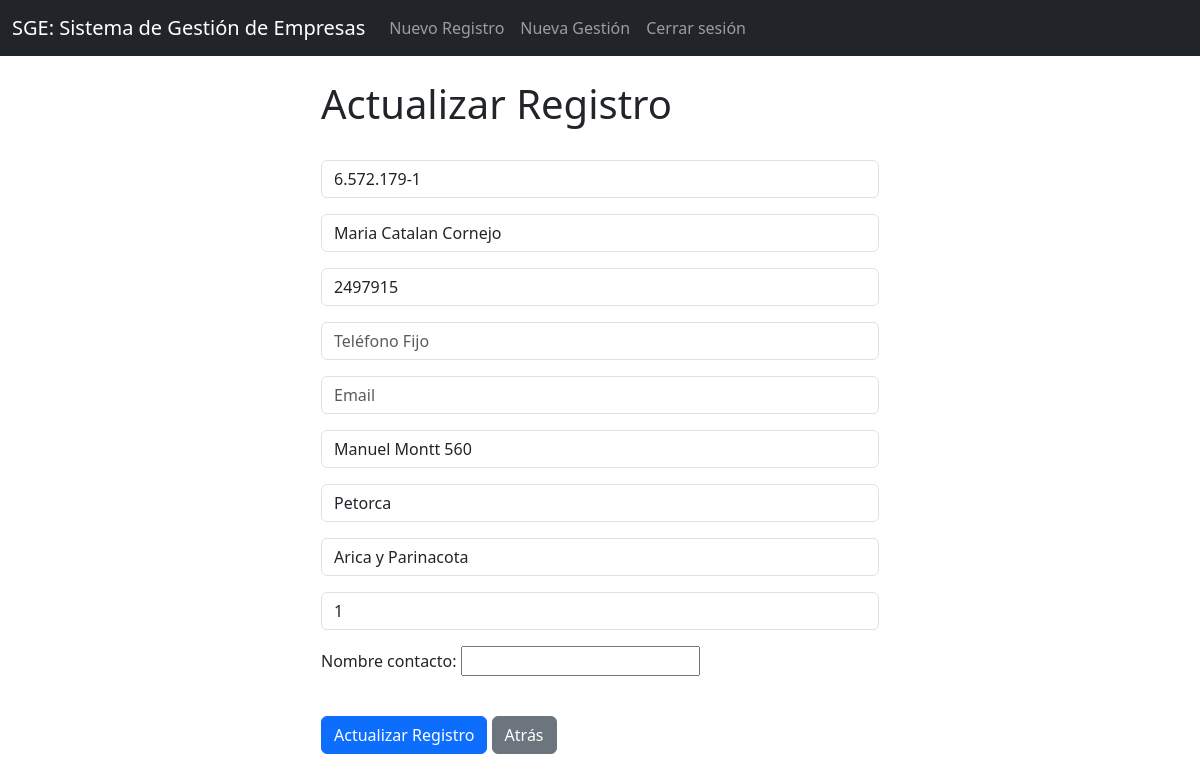
The app's page /update_record/4 (signed in) with its own data.
### website/models.py (models this page shows, shortened)
class Empresa(models.Model):
	id_empleador = models.CharField(max_length=15)
	razon_social = models.CharField(max_length=50, null=True)
	celular = models.IntegerField(null=True)
	telefono = models.IntegerField(null=True)
	email =  models.EmailField(max_length=50, null=True)
	direccion =  models.CharField(max_length=100, null=True)
	comuna =  models.CharField(max_length=50, null=True)
	region =  models.CharField(max_length=30, null=True)
	cant_afiliados =  models.PositiveIntegerField(null=True)
	fecha_ultima_actualizacion = models.DateTimeField(auto_now=True, null=True)
	nombre_contacto = models.CharField(max_length=50, null=True)

### website/views.py (the view)
# urls.py: path('update_record/<int:pk>', views.update_record, name='update_record'),
def update_record(request, pk):
	if request.user.is_authenticated:
		current_record = Empresa.objects.get(id=pk)
		form = Formulario_Empresa(request.POST or None, instance=current_record)
		if form.is_valid():
			form.save()
			messages.success(request, "El registro se ha actualizado correctamente!")
			return redirect('inicio')
		return render(request, 'update_record.html', {'form':form})
	else:
		messages.success(request, "Tienes que inciar sesión para hacer eso...")
		return redirect('inicio')

### website/templates/update_record.html (shortened to what this page needs)
{% extends 'base.html' %}
{% block content %}
<div class="col-md-6 offset-md-3">
<h1>Actualizar Registro</h1>
<br/>
<form method="POST">
	{{ form.as_p }}
<br/>
  <button type="submit" class="btn btn-primary">Actualizar Registro</button>
	<a href="{% url 'inicio' %}" class="btn btn-secondary">Atrás</a>
</form>
</div>
{% endblock %}

### records on screen
Empresa: id_empleador "6.572.179-1", razon_social "Maria Catalan Cornejo", celular "2497915", direccion "Manuel Montt 560", comuna "Petorca", region "Arica y Parinacota", cant_afiliados "1"
